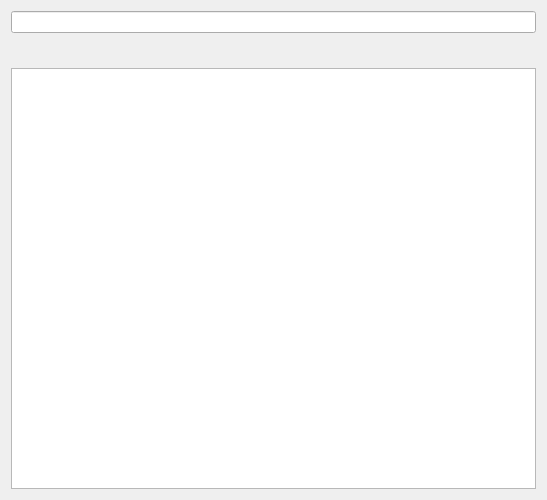
<?xml version="1.0" encoding="UTF-8"?>
<ui version="4.0">
 <class>QueryDialog</class>
 <widget class="QDialog" name="QueryDialog">
  <property name="geometry">
   <rect>
    <x>0</x>
    <y>0</y>
    <width>547</width>
    <height>500</height>
   </rect>
  </property>
  <property name="windowTitle">
   <string>QueryDialog</string>
  </property>
  <property name="windowIcon">
   <iconset resource="../res/mainwindow.qrc">
    <normaloff>:/logo.png</normaloff>:/logo.png</iconset>
  </property>
  <layout class="QVBoxLayout" name="mainLayout">
   <item>
    <widget class="EnchancedLineEdit" name="lineEdit">
     <property name="readOnly">
      <bool>false</bool>
     </property>
    </widget>
   </item>
   <item>
    <layout class="QHBoxLayout" name="horizontalLayout">
     <item>
      <widget class="QLabel" name="wordLab">
       <property name="text">
        <string/>
       </property>
      </widget>
     </item>
     <item>
      <widget class="QPushButton" name="ukPhonetic">
       <property name="text">
        <string/>
       </property>
       <property name="flat">
        <bool>true</bool>
       </property>
      </widget>
     </item>
     <item>
      <widget class="QToolButton" name="phoneticBtn">
       <property name="text">
        <string/>
       </property>
       <property name="icon">
        <iconset resource="../res/mainwindow.qrc">
         <normaloff>:/audio-volume-high.png</normaloff>:/audio-volume-high.png</iconset>
       </property>
       <property name="autoRaise">
        <bool>true</bool>
       </property>
      </widget>
     </item>
    </layout>
   </item>
   <item>
    <widget class="QTextBrowser" name="textBrowser">
     <property name="openExternalLinks">
      <bool>false</bool>
     </property>
     <property name="openLinks">
      <bool>false</bool>
     </property>
    </widget>
   </item>
  </layout>
 </widget>
 <customwidgets>
  <customwidget>
   <class>EnchancedLineEdit</class>
   <extends>QLineEdit</extends>
   <header>lineedit/lineedit.h</header>
  </customwidget>
 </customwidgets>
 <resources>
  <include location="../res/mainwindow.qrc"/>
 </resources>
 <connections/>
</ui>
